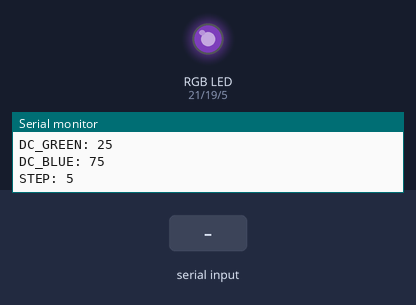
Recording of a sketch running on a simulated ESP32. On the bench: an RGB LED mixed from three pins (HIGH = lit), the last lines printed to the serial monitor. The test bench sets the inputs (shaded band). Dim RGB values are drawn brighter than linear; nothing arrives over Bluetooth unless stated.

Above: at 1.2 s.
1.3 s: "90\n" received over the second serial link
At 1.7 s:
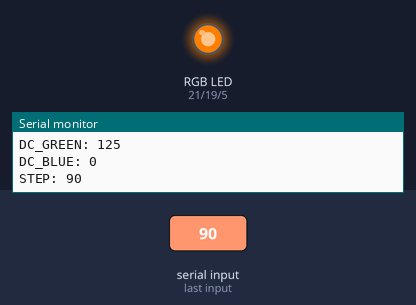
4.3 s: "5\n" received over the second serial link
At 4.71 s:
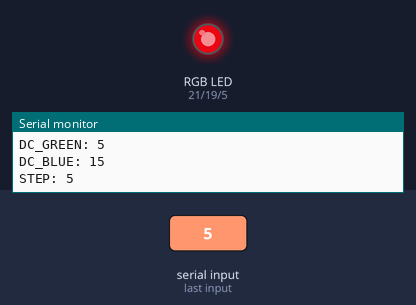
7.3 s: "90\n" received over the second serial link
10.3 s: "90,45\n" received over the second serial link
At 11.6 s:
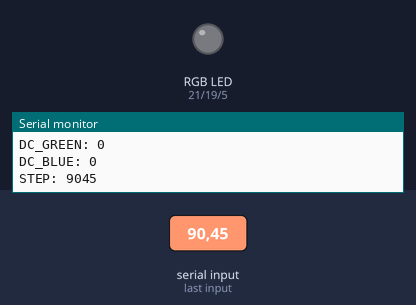
11.9 s: "5\n" received over the second serial link
At 13.93 s:
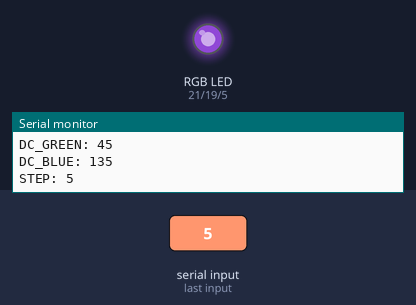
14.9 s: "30,150\n" received over the second serial link
Timing chart, 0 to 17.7 s (numbered marks = the images above; inputs shaded):
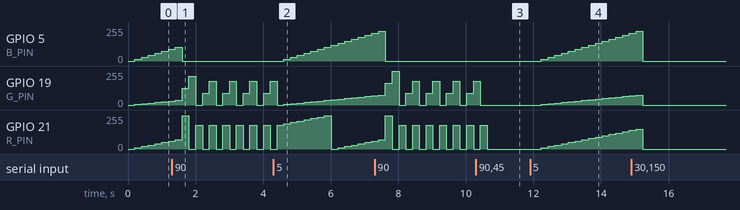

The sketch:

sketch.ino
```cpp
// Biblioteca para comunicacao Bluetooth
#include "BluetoothSerial.h"

// Pinos do LED RGB
#define R_PIN 21
#define G_PIN 19
#define B_PIN 5

// Duty-Cycle (DC) de cada cor
int DC_R = 0;
int DC_G = 0;
int DC_B = 0;

// Incremento do DC
int step = 5;

// Objeto utilizado para a conexao Bluetooth
BluetoothSerial SerialBT;

void setup() {
  // Setup do serial
  Serial.begin(115200);

  // Setup dos PWMs dos LEDS
  // (biblioteca "ledc")
  ledcAttach(R_PIN, 5000, 8);
  ledcAttach(G_PIN, 5000, 8);
  ledcAttach(B_PIN, 5000, 8);

  // Setup do Bluetooth
  SerialBT.begin("LED Control");
}

void loop() {
  // Verifica se algum valor foi enviado
  // atraves do Bluetooth
  checkBT();

  // Printa as informacoes no serial
  printInfos();

  // Envia o sinal para os LEDs
  writeLed();

  // Atualiza o DC com o step atual
  updateDC();

  // Delay de 200ms
  delay(200);
}

void printInfos() {
  // Printa o DC de cada LED
  Serial.print("\n\n\n\n\n\n\n\n\n\n");
  Serial.print("DC_RED: ");
  Serial.println(DC_R);
  Serial.print("DC_GREEN: ");
  Serial.println(DC_G);
  Serial.print("DC_BLUE: ");
  Serial.println(DC_B);
  Serial.println("");
  Serial.print("STEP: ");
  Serial.println(step);
}

void writeLed() {
  // Envia o sinal para os LEDs
  // (biblioteca "ledc")
  ledcWrite(R_PIN, DC_R);
  ledcWrite(G_PIN, DC_G);
  ledcWrite(B_PIN, DC_B);
}

void updateDC() {
  // Atualiza os DCs
  // Quando um DC atinge 255, reseta para 0
  DC_R += 2*step;
  if (DC_R > 255) {
    DC_R = 0;
  }

  DC_G += step;
  if (DC_G > 255) {
    DC_G = 0;
  }

  DC_B += 3*step;
  if (DC_B > 255) {
    DC_B = 0;
  }
}

void checkBT() {
  // Verifica se algum dado foi recebido
  if(SerialBT.available()) {
    // Buffer para armazenar o numero
    int buffer = 0;
    // Enquando houverem dados disponiveis
    while (SerialBT.available()) {
      // Le o dado
      int read = SerialBT.read();
      // Filtra para pegar apenas numeros
      if(read < 48 || read > 57) {
        continue;
      }
      // Armazena no buffer
      buffer = 10*buffer + (read-48);
    }

    // Caso seja um valor valido (> 0)
    if(buffer > 0) {
      // Atualiza o step
      step = buffer;
    }
  }
}
```

Measured:
- after the input at 4.3 s, GPIO 5 (B_PIN): moves from 0/255 to 209/255 over 2.6 s, starting after 0.31 s
- after the input at 10.3 s, GPIO 19 (G_PIN): goes on until 10.4 s, then stays 0/255; GPIO 21 (R_PIN): goes on until 10.6 s, then stays 0/255
- after the input at 11.9 s, GPIO 5 (B_PIN): moves from 0/255 to 209/255 over 2.6 s, starting after 0.33 s; GPIO 19 (G_PIN): moves from 0/255 to 70/255 over 2.6 s, starting after 0.33 s; GPIO 21 (R_PIN): moves from 0/255 to 139/255 over 2.6 s, starting after 0.33 s
- by itself, GPIO 19 (G_PIN): ramps from 0/255 to 255/255 and jumps back, once every 0.60 s
